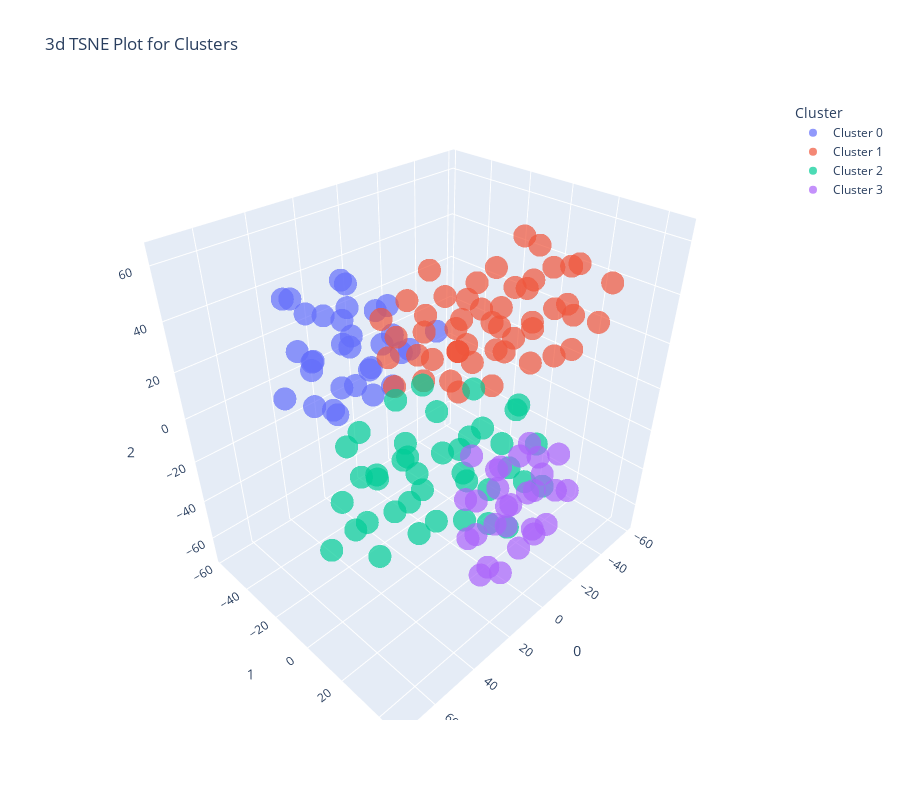

This figure's notebook cell:
### Code cell
plot_model(kmeans, plot='tsne')
